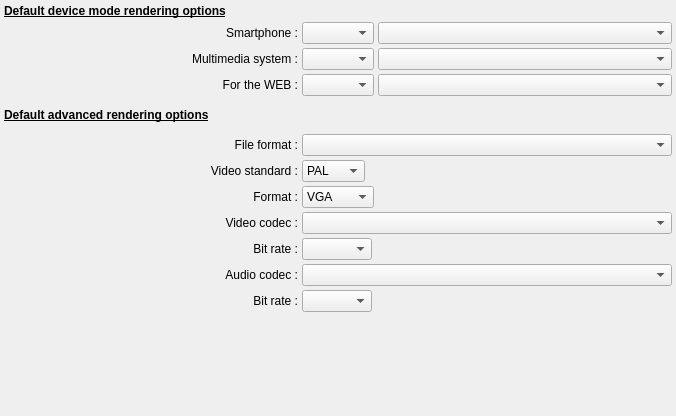
         <widget class="QWidget" name="scrollAreaWidgetContents">
          <property name="geometry">
           <rect>
            <x>0</x>
            <y>0</y>
            <width>676</width>
            <height>416</height>
           </rect>
          </property>
          <layout class="QGridLayout" name="gridLayout_2">
           <property name="margin">
            <number>4</number>
           </property>
           <property name="spacing">
            <number>4</number>
           </property>
           <item row="32" column="0">
            <spacer name="verticalSpacer">
             <property name="orientation">
              <enum>Qt::Vertical</enum>
             </property>
             <property name="sizeHint" stdset="0">
              <size>
               <width>20</width>
               <height>40</height>
              </size>
             </property>
            </spacer>
           </item>
           <item row="20" column="0" colspan="3">
            <widget class="QLabel" name="label_10">
             <property name="sizePolicy">
              <sizepolicy hsizetype="Preferred" vsizetype="Fixed">
               <horstretch>0</horstretch>
               <verstretch>0</verstretch>
              </sizepolicy>
             </property>
             <property name="minimumSize">
              <size>
               <width>0</width>
               <height>30</height>
              </size>
             </property>
             <property name="font">
              <font>
               <weight>75</weight>
               <bold>true</bold>
               <underline>true</underline>
              </font>
             </property>
             <property name="text">
              <string>Default advanced rendering options</string>
             </property>
            </widget>
           </item>
           <item row="27" column="0">
            <widget class="QLabel" name="label_9">
             <property name="text">
              <string>Video codec :</string>
             </property>
             <property name="alignment">
              <set>Qt::AlignRight|Qt::AlignTrailing|Qt::AlignVCenter</set>
             </property>
             <property name="buddy">
              <cstring>VideoFormatCB</cstring>
             </property>
            </widget>
           </item>
           <item row="21" column="0">
            <widget class="QLabel" name="label_24">
             <property name="text">
              <string>File format :</string>
             </property>
             <property name="alignment">
              <set>Qt::AlignRight|Qt::AlignTrailing|Qt::AlignVCenter</set>
             </property>
             <property name="buddy">
              <cstring>FileFormatCB</cstring>
             </property>
            </widget>
           </item>
           <item row="28" column="0">
            <widget class="QLabel" name="label_21">
             <property name="sizePolicy">
              <sizepolicy hsizetype="Preferred" vsizetype="Preferred">
               <horstretch>0</horstretch>
               <verstretch>0</verstretch>
              </sizepolicy>
             </property>
             <property name="text">
              <string>Bit rate :</string>
             </property>
             <property name="alignment">
              <set>Qt::AlignRight|Qt::AlignTrailing|Qt::AlignVCenter</set>
             </property>
             <property name="buddy">
              <cstring>VideoBitRateCB</cstring>
             </property>
            </widget>
           </item>
           <item row="28" column="1">
            <widget class="QComboBox" name="VideoBitRateCB">
             <property name="minimumSize">
              <size>
               <width>70</width>
               <height>0</height>
              </size>
             </property>
             <property name="maximumSize">
              <size>
               <width>70</width>
               <height>16777215</height>
              </size>
             </property>
             <property name="toolTip">
              <string>Select the default bit rate to use for video during the rendering among the proposed list. </string>
             </property>
            </widget>
           </item>
           <item row="27" column="1" colspan="2">
            <widget class="QComboBox" name="VideoFormatCB">
             <property name="sizePolicy">
              <sizepolicy hsizetype="Minimum" vsizetype="Fixed">
               <horstretch>0</horstretch>
               <verstretch>0</verstretch>
              </sizepolicy>
             </property>
             <property name="toolTip">
              <string>Select the default video codec to use for the rendering among the proposed list. </string>
             </property>
            </widget>
           </item>
           <item row="29" column="1" colspan="2">
            <widget class="QComboBox" name="AudioFormatCB">
             <property name="toolTip">
              <string>Select the default audio codec to use for the rendering among the proposed list. </string>
             </property>
            </widget>
           </item>
           <item row="29" column="0">
            <widget class="QLabel" name="label_22">
             <property name="text">
              <string>Audio codec :</string>
             </property>
             <property name="alignment">
              <set>Qt::AlignRight|Qt::AlignTrailing|Qt::AlignVCenter</set>
             </property>
             <property name="buddy">
              <cstring>AudioFormatCB</cstring>
             </property>
            </widget>
           </item>
           <item row="31" column="0">
            <widget class="QLabel" name="label_23">
             <property name="sizePolicy">
              <sizepolicy hsizetype="Preferred" vsizetype="Preferred">
               <horstretch>0</horstretch>
               <verstretch>0</verstretch>
              </sizepolicy>
             </property>
             <property name="text">
              <string>Bit rate :</string>
             </property>
             <property name="alignment">
              <set>Qt::AlignRight|Qt::AlignTrailing|Qt::AlignVCenter</set>
             </property>
             <property name="buddy">
              <cstring>AudioBitRateCB</cstring>
             </property>
            </widget>
           </item>
           <item row="31" column="1">
            <widget class="QComboBox" name="AudioBitRateCB">
             <property name="minimumSize">
              <size>
               <width>70</width>
               <height>0</height>
              </size>
             </property>
             <property name="maximumSize">
              <size>
               <width>70</width>
               <height>16777215</height>
              </size>
             </property>
             <property name="toolTip">
              <string>Select the default bit rate to use for audio during the rendering among the proposed list. </string>
             </property>
            </widget>
           </item>
           <item row="0" column="0" colspan="3">
            <widget class="QLabel" name="label_28">
             <property name="font">
              <font>
               <weight>75</weight>
               <bold>true</bold>
               <underline>true</underline>
              </font>
             </property>
             <property name="text">
              <string>Default device mode rendering options</string>
             </property>
            </widget>
           </item>
           <item row="1" column="0">
            <widget class="QLabel" name="label_29">
             <property name="text">
              <string>Smartphone :</string>
             </property>
             <property name="alignment">
              <set>Qt::AlignRight|Qt::AlignTrailing|Qt::AlignVCenter</set>
             </property>
            </widget>
           </item>
           <item row="2" column="0">
            <widget class="QLabel" name="label_30">
             <property name="text">
              <string>Multimedia system :</string>
             </property>
             <property name="alignment">
              <set>Qt::AlignRight|Qt::AlignTrailing|Qt::AlignVCenter</set>
             </property>
            </widget>
           </item>
           <item row="3" column="0">
            <widget class="QLabel" name="label_31">
             <property name="text">
              <string>For the WEB :</string>
             </property>
             <property name="alignment">
              <set>Qt::AlignRight|Qt::AlignTrailing|Qt::AlignVCenter</set>
             </property>
            </widget>
           </item>
           <item row="1" column="1">
            <widget class="QComboBox" name="SmartphoneTypeCB">
             <property name="toolTip">
              <string>Select the type of equipment which will be proposed by default when you will click the &quot;Player and Smartphone&quot; button of the &quot;Render movie&quot; menu</string>
             </property>
            </widget>
           </item>
           <item row="3" column="1">
            <widget class="QComboBox" name="ForTheWTypeCB">
             <property name="toolTip">
              <string>Select the type of equipment which will be proposed by default when you will click the &quot;For the WEB&quot; button of the &quot;Render movie&quot; menu</string>
             </property>
            </widget>
           </item>
           <item row="2" column="1">
            <widget class="QComboBox" name="MMSystemTypeCB">
             <property name="toolTip">
              <string>Select the type of equipment which will be proposed by default when you will click the &quot;Multimedia system&quot; button of the &quot;Render movie&quot; menu</string>
             </property>
            </widget>
           </item>
           <item row="1" column="2">
            <widget class="QComboBox" name="SmartphoneModelCB">
             <property name="toolTip">
              <string>Select the model of equipment which will be proposed by default when you will click the &quot;Player and Smartphone&quot; button of the &quot;Render movie&quot; menu</string>
             </property>
            </widget>
           </item>
           <item row="2" column="2">
            <widget class="QComboBox" name="MMSystemModelCB">
             <property name="toolTip">
              <string>Select the model of equipment which will be proposed by default when you will click the &quot;Multimedia system&quot; button of the &quot;Render movie&quot; menu</string>
             </property>
            </widget>
           </item>
           <item row="3" column="2">
            <widget class="QComboBox" name="ForTheWModelCB">
             <property name="toolTip">
              <string>Select the model of equipment which will be proposed by default when you will click the &quot;For the WEB&quot; button of the &quot;Render movie&quot; menu</string>
             </property>
            </widget>
           </item>
           <item row="21" column="1" colspan="2">
            <widget class="QComboBox" name="FileFormatCB">
             <property name="sizePolicy">
              <sizepolicy hsizetype="Minimum" vsizetype="Fixed">
               <horstretch>0</horstretch>
               <verstretch>0</verstretch>
              </sizepolicy>
             </property>
             <property name="toolTip">
              <string>Select the default file type to use for the rendering among the proposed list.</string>
             </property>
            </widget>
           </item>
           <item row="23" column="0">
            <widget class="QLabel" name="label_20">
             <property name="text">
              <string>Video standard :</string>
             </property>
             <property name="alignment">
              <set>Qt::AlignRight|Qt::AlignTrailing|Qt::AlignVCenter</set>
             </property>
             <property name="buddy">
              <cstring>StandardCombo</cstring>
             </property>
            </widget>
           </item>
           <item row="23" column="1" colspan="2">
            <layout class="QHBoxLayout" name="horizontalLayout_17">
             <item>
              <widget class="QComboBox" name="StandardCombo">
               <property name="sizePolicy">
                <sizepolicy hsizetype="Minimum" vsizetype="Fixed">
                 <horstretch>0</horstretch>
                 <verstretch>0</verstretch>
                </sizepolicy>
               </property>
               <property name="toolTip">
                <string>Select the default video standard to use, PAL or NTSC.</string>
               </property>
               <item>
                <property name="text">
                 <string>PAL</string>
                </property>
               </item>
               <item>
                <property name="text">
                 <string>NTSC</string>
                </property>
               </item>
              </widget>
             </item>
             <item>
              <widget class="QLabel" name="label_43">
               <property name="sizePolicy">
                <sizepolicy hsizetype="Expanding" vsizetype="Preferred">
                 <horstretch>0</horstretch>
                 <verstretch>0</verstretch>
                </sizepolicy>
               </property>
               <property name="text">
                <string notr="true"/>
               </property>
              </widget>
             </item>
            </layout>
           </item>
           <item row="26" column="0">
            <widget class="QLabel" name="label_19">
             <property name="sizePolicy">
              <sizepolicy hsizetype="Preferred" vsizetype="Preferred">
               <horstretch>0</horstretch>
               <verstretch>0</verstretch>
              </sizepolicy>
             </property>
             <property name="text">
              <string>Format :</string>
             </property>
             <property name="alignment">
              <set>Qt::AlignRight|Qt::AlignTrailing|Qt::AlignVCenter</set>
             </property>
             <property name="buddy">
              <cstring>SizeCombo</cstring>
             </property>
            </widget>
           </item>
           <item row="26" column="1">
            <widget class="QComboBox" name="SizeCombo">
             <property name="sizePolicy">
              <sizepolicy hsizetype="Minimum" vsizetype="Fixed">
               <horstretch>0</horstretch>
               <verstretch>0</verstretch>
              </sizepolicy>
             </property>
             <property name="toolTip">
              <string>Select the default image format to use for the rendering among the proposed list. </string>
             </property>
             <property name="currentIndex">
              <number>0</number>
             </property>
             <item>
              <property name="text">
               <string notr="true">VGA</string>
              </property>
             </item>
             <item>
              <property name="text">
               <string notr="true">DVD</string>
              </property>
             </item>
             <item>
              <property name="text">
               <string notr="true">720p</string>
              </property>
             </item>
             <item>
              <property name="text">
               <string notr="true">1080p</string>
              </property>
             </item>
            </widget>
           </item>
          </layout>
         </widget>
